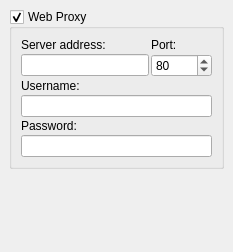
<ui version="4.0" >
 <class>ProxyOptionsPage</class>
 <widget class="QWidget" name="ProxyOptionsPage" >
  <property name="geometry" >
   <rect>
    <x>0</x>
    <y>0</y>
    <width>233</width>
    <height>252</height>
   </rect>
  </property>
  <layout class="QVBoxLayout" >
   <property name="margin" >
    <number>9</number>
   </property>
   <property name="spacing" >
    <number>6</number>
   </property>
   <item>
    <widget class="QGroupBox" name="web_proxy" >
     <property name="title" >
      <string>Web Proxy</string>
     </property>
     <property name="checkable" >
      <bool>true</bool>
     </property>
     <layout class="QGridLayout" >
      <property name="margin" >
       <number>9</number>
      </property>
      <property name="spacing" >
       <number>2</number>
      </property>
      <item row="5" column="0" colspan="2" >
       <widget class="QLineEdit" name="password" >
        <property name="echoMode" >
         <enum>QLineEdit::Password</enum>
        </property>
       </widget>
      </item>
      <item row="3" column="0" colspan="2" >
       <widget class="QLineEdit" name="username" />
      </item>
      <item row="4" column="0" colspan="2" >
       <widget class="QLabel" name="label_5" >
        <property name="text" >
         <string>Password:</string>
        </property>
        <property name="buddy" >
         <cstring>password</cstring>
        </property>
       </widget>
      </item>
      <item row="2" column="0" colspan="2" >
       <widget class="QLabel" name="label_6" >
        <property name="text" >
         <string>Username:</string>
        </property>
        <property name="buddy" >
         <cstring>username</cstring>
        </property>
       </widget>
      </item>
      <item row="1" column="0" >
       <widget class="QLineEdit" name="server_host" />
      </item>
      <item row="0" column="1" >
       <widget class="QLabel" name="label_7" >
        <property name="text" >
         <string>Port:</string>
        </property>
       </widget>
      </item>
      <item row="1" column="1" >
       <widget class="QSpinBox" name="server_port" >
        <property name="maximum" >
         <number>65535</number>
        </property>
        <property name="minimum" >
         <number>1</number>
        </property>
        <property name="value" >
         <number>80</number>
        </property>
       </widget>
      </item>
      <item row="0" column="0" >
       <widget class="QLabel" name="label" >
        <property name="text" >
         <string>Server address:</string>
        </property>
        <property name="buddy" >
         <cstring>server_host</cstring>
        </property>
       </widget>
      </item>
     </layout>
    </widget>
   </item>
   <item>
    <spacer>
     <property name="orientation" >
      <enum>Qt::Vertical</enum>
     </property>
     <property name="sizeHint" >
      <size>
       <width>101</width>
       <height>31</height>
      </size>
     </property>
    </spacer>
   </item>
  </layout>
 </widget>
 <tabstops>
  <tabstop>server_host</tabstop>
  <tabstop>server_port</tabstop>
  <tabstop>username</tabstop>
  <tabstop>password</tabstop>
 </tabstops>
 <resources/>
 <connections/>
</ui>
